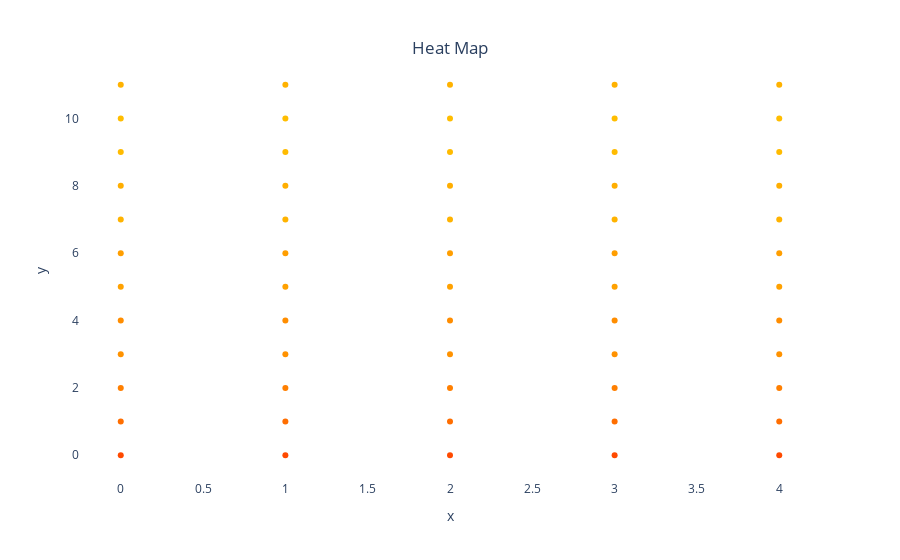

Notebook cell for this chart:
### Code cell
fig = parsedf.parse(df_raw, 5, 19, 2.5)
fig.show()

### Figure 1 — Plotly figure (JSON) as saved in the notebook; plotly's stock layout.template omitted (floating-point values rounded to 4 significant figures)
{"data": [{"hovertemplate": "x=%{x}<br>y=%{y}<extra></extra>", "legendgroup": "", "marker": {"color": "#ff4a00", "symbol": "circle"}, "mode": "markers", "name": "", "orientation": "v", "showlegend": false, "type": "scatter", "x": [0, 1, 2, 3, 4], "xaxis": "x", "y": [0, 0, 0, 0, 0], "yaxis": "y"}, {"hovertemplate": "x=%{x}<br>y=%{y}<extra></extra>", "legendgroup": "", "marker": {"color": "#ff6e00", "symbol": "circle"}, "mode": "markers", "name": "", "orientation": "v", "showlegend": false, "type": "scatter", "x": [0, 1, 2, 3, 4], "xaxis": "x", "y": [1, 1, 1, 1, 1], "yaxis": "y"}, {"hovertemplate": "x=%{x}<br>y=%{y}<extra></extra>", "legendgroup": "", "marker": {"color": "#ff7f00", "symbol": "circle"}, "mode": "markers", "name": "", "orientation": "v", "showlegend": false, "type": "scatter", "x": [0, 1, 2, 3, 4], "xaxis": "x", "y": [2, 2, 2, 2, 2], "yaxis": "y"}, {"hovertemplate": "x=%{x}<br>y=%{y}<extra></extra>", "legendgroup": "", "marker": {"color": "#ff9200", "symbol": "circle"}, "mode": "markers", "name": "", "orientation": "v", "showlegend": false, "type": "scatter", "x": [0, 1, 2, 3, 4], "xaxis": "x", "y": [3, 3, 3, 3, 3], "yaxis": "y"}, {"hovertemplate": "x=%{x}<br>y=%{y}<extra></extra>", "legendgroup": "", "marker": {"color": "#ff8d00", "symbol": "circle"}, "mode": "markers", "name": "", "orientation": "v", "showlegend": false, "type": "scatter", "x": [0, 1, 2, 3, 4], "xaxis": "x", "y": [4, 4, 4, 4, 4], "yaxis": "y"}, {"hovertemplate": "x=%{x}<br>y=%{y}<extra></extra>", "legendgroup": "", "marker": {"color": "#ffa100", "symbol": "circle"}, "mode": "markers", "name": "", "orientation": "v", "showlegend": false, "type": "scatter", "x": [0, 1, 2, 3, 4], "xaxis": "x", "y": [5, 5, 5, 5, 5], "yaxis": "y"}, {"hovertemplate": "x=%{x}<br>y=%{y}<extra></extra>", "legendgroup": "", "marker": {"color": "#ff9e00", "symbol": "circle"}, "mode": "markers", "name": "", "orientation": "v", "showlegend": false, "type": "scatter", "x": [0, 1, 2, 3, 4], "xaxis": "x", "y": [6, 6, 6, 6, 6], "yaxis": "y"}, {"hovertemplate": "x=%{x}<br>y=%{y}<extra></extra>", "legendgroup": "", "marker": {"color": "#ffb300", "symbol": "circle"}, "mode": "markers", "name": "", "orientation": "v", "showlegend": false, "type": "scatter", "x": [0, 1, 2, 3, 4], "xaxis": "x", "y": [7, 7, 7, 7, 7], "yaxis": "y"}, {"hovertemplate": "x=%{x}<br>y=%{y}<extra></extra>", "legendgroup": "", "marker": {"color": "#ffae00", "symbol": "circle"}, "mode": "markers", "name": "", "orientation": "v", "showlegend": false, "type": "scatter", "x": [0, 1, 2, 3, 4], "xaxis": "x", "y": [8, 8, 8, 8, 8], "yaxis": "y"}, {"hovertemplate": "x=%{x}<br>y=%{y}<extra></extra>", "legendgroup": "", "marker": {"color": "#ffbb00", "symbol": "circle"}, "mode": "markers", "name": "", "orientation": "v", "showlegend": false, "type": "scatter", "x": [0, 1, 2, 3, 4], "xaxis": "x", "y": [9, 9, 9, 9, 9], "yaxis": "y"}, {"hovertemplate": "x=%{x}<br>y=%{y}<extra></extra>", "legendgroup": "", "marker": {"color": "#ffbd00", "symbol": "circle"}, "mode": "markers", "name": "", "orientation": "v", "showlegend": false, "type": "scatter", "x": [0, 1, 2, 3, 4], "xaxis": "x", "y": [10, 10, 10, 10, 10], "yaxis": "y"}, {"hovertemplate": "x=%{x}<br>y=%{y}<extra></extra>", "legendgroup": "", "marker": {"color": "#ffb200", "symbol": "circle"}, "mode": "markers", "name": "", "orientation": "v", "showlegend": false, "type": "scatter", "x": [0, 1, 2, 3, 4], "xaxis": "x", "y": [11, 11, 11, 11, 11], "yaxis": "y"}], "layout": {"legend": {"tracegroupgap": 0}, "margin": {"t": 60}, "paper_bgcolor": "rgba(0,0,0,0)", "plot_bgcolor": "rgba(0,0,0,0)", "title": {"text": "Heat Map", "x": 0.5, "y": 0.925}, "xaxis": {"anchor": "y", "domain": [0, 1], "title": {"text": "x"}}, "yaxis": {"anchor": "x", "domain": [0, 1], "title": {"text": "y"}}}}
